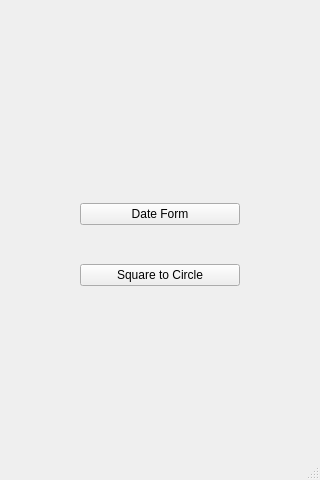
<?xml version="1.0" encoding="UTF-8"?>
<ui version="4.0">
 <class>MainWindow</class>
 <widget class="QMainWindow" name="MainWindow">
  <property name="geometry">
   <rect>
    <x>0</x>
    <y>0</y>
    <width>320</width>
    <height>480</height>
   </rect>
  </property>
  <property name="windowTitle">
   <string>MainWindow</string>
  </property>
  <widget class="QWidget" name="centralwidget">
   <widget class="QWidget" name="verticalLayoutWidget">
    <property name="geometry">
     <rect>
      <x>80</x>
      <y>170</y>
      <width>160</width>
      <height>151</height>
     </rect>
    </property>
    <layout class="QVBoxLayout" name="verticalLayout">
     <item>
      <widget class="QPushButton" name="dateFormBttn">
       <property name="text">
        <string>Date Form</string>
       </property>
      </widget>
     </item>
     <item>
      <widget class="QPushButton" name="squareBttn">
       <property name="text">
        <string>Square to Circle</string>
       </property>
      </widget>
     </item>
    </layout>
   </widget>
  </widget>
  <widget class="QStatusBar" name="statusbar"/>
 </widget>
 <resources/>
 <connections/>
</ui>
